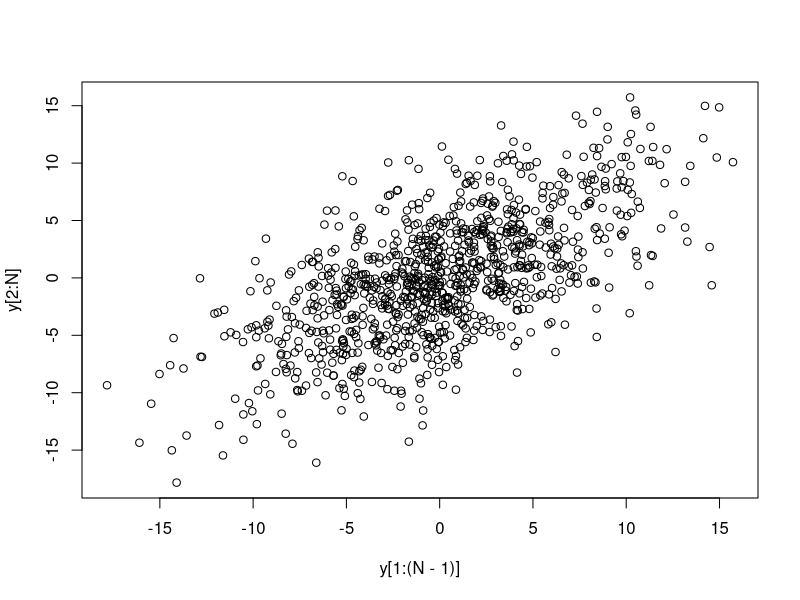
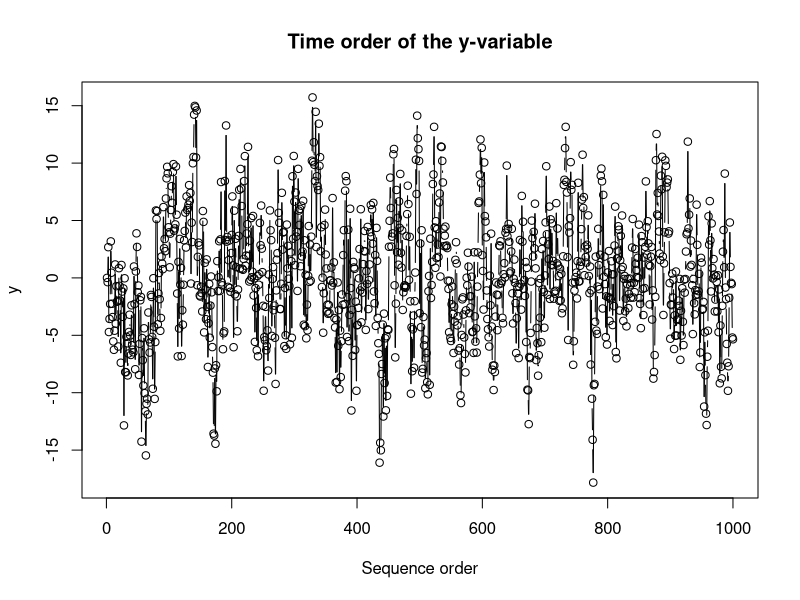
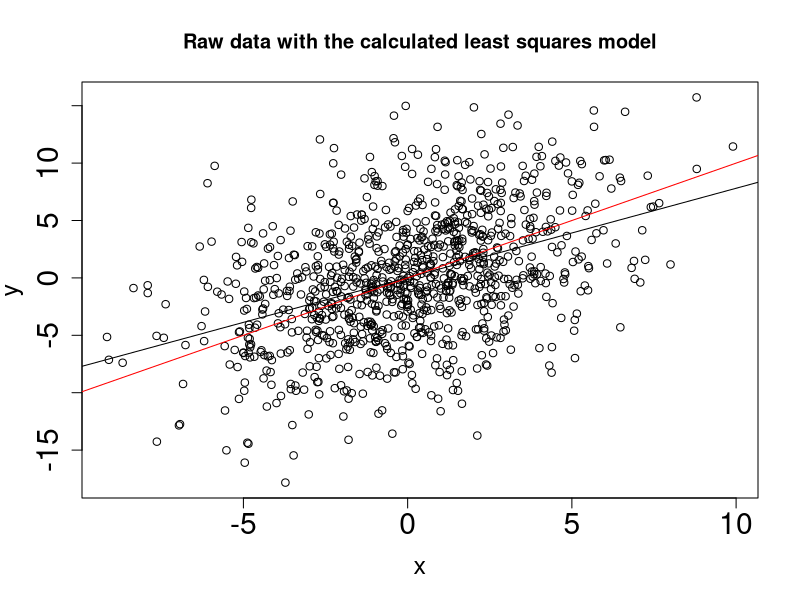
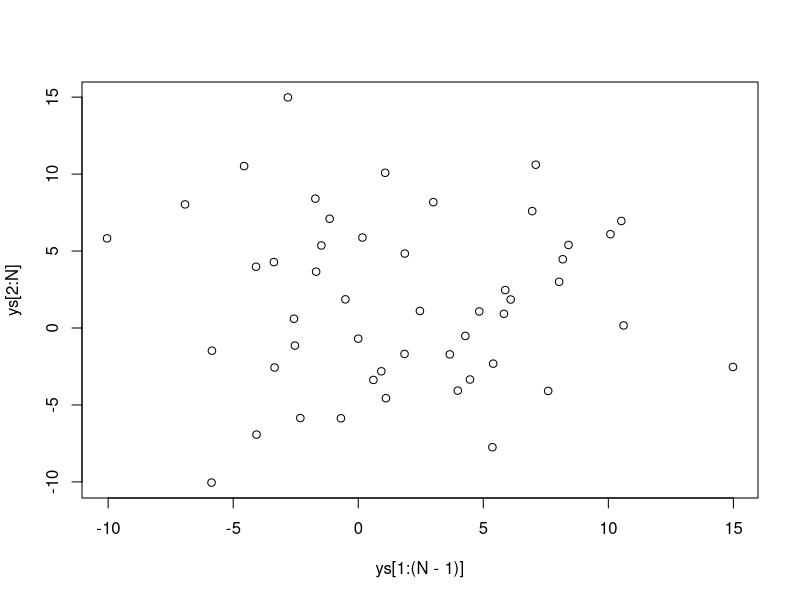
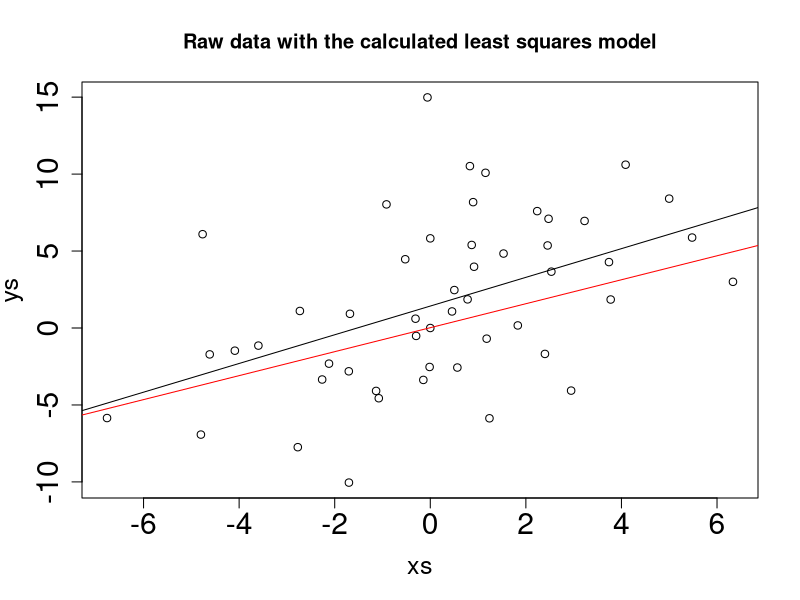

Source code (R) for these figures, in order:
# Autocorrelated data
N = 1000
set.seed(50)
e <- numeric(N)
x <- numeric(N)

phi_x = 0.0
phi_e = 0.8
for (k in 2:N)
{
    e[k] = rnorm(1, sd=3) + phi_e*e[k-1]
    x[k] = rnorm(1, sd=3) + phi_x*x[k-1]
}
y <- 0.8*x+ e
model <- lm(y~x)
summary(model)


#bitmap('residual-pattern-unmodelled-dynamics.png', type="png256", width=14, height=9, res=300, pointsize=14)
# par(mar=c(4.2, 4.2, 1.5, 0.5))  # (bottom, left, top, right); defaults are par(mar=c(5, 4, 4, 2) + 0.1)
# layout(matrix(c(1,2,3), 1, 3))
plot(y[1:(N-1)], y[2:N] )
plot(y, type='b',xlab="Sequence order", ylab="y", main="Time order of the y-variable")
plot(x, y, type="p", cex.lab=1.5, cex.main=1.2, cex.sub=1.8, cex.axis=1.8, main="Raw data with the calculated least squares model")
abline(model)
abline(a=0,b=1, col="red")

# plot(model$residuals, type="b", ylab="Residuals", xlab="Time order", cex.lab=1.5, cex.main=1.2, cex.sub=1.8, cex.axis=1.8, main="Residuals in time-order")
# abline(h=0)
# dev.off()

# Sub sample the data to avoid autocorrelated data
# CONFUSED: the subsampled model still gets the same slope coefficient, but with a weaker confidence interval
steps = seq(1,N,20)
ys <- y[steps]
xs <- x[steps]
model.s <- lm(ys ~ xs)
summary(model.s)
plot(ys[1:(N-1)], ys[2:N] )

plot(xs, ys, type="p", cex.lab=1.5, cex.main=1.2, cex.sub=1.8, cex.axis=1.8, main="Raw data with the calculated least squares model")
abline(model.s)
abline(model, col="red")


